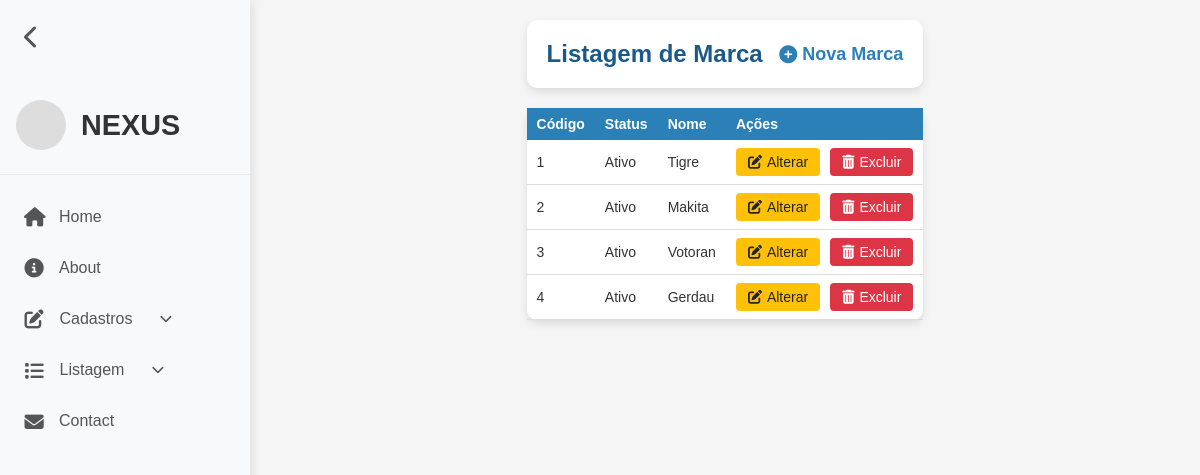
Page /marca-listar.php (signed in) on the earlier database version.
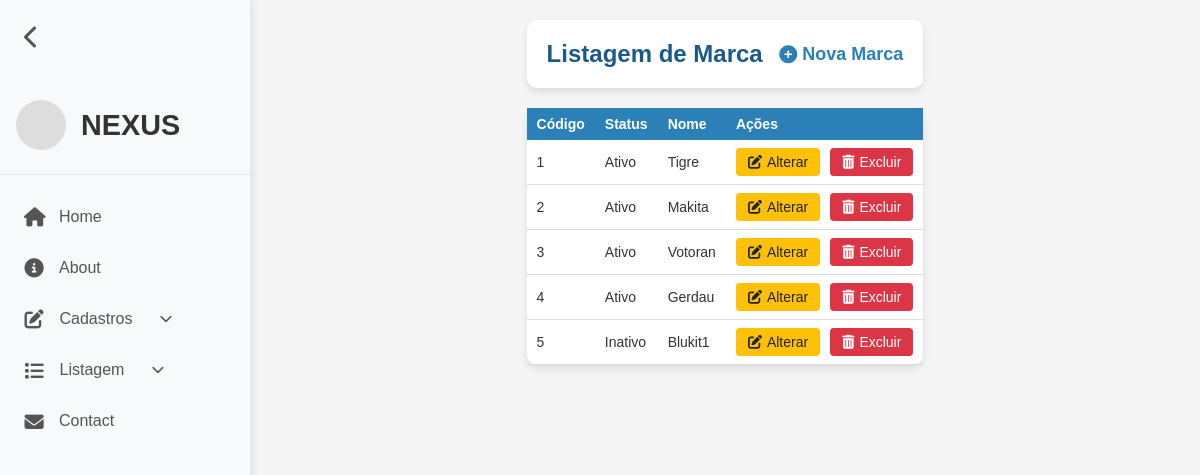
Same page on the later database version.
### tables this page shows
CREATE TABLE `marca` (
  `codigo` int(11) NOT NULL,
  `status` tinyint(1) NOT NULL DEFAULT 1,
  `nome` varchar(45) NOT NULL
);

### marca-listar.php (the view, shortened to what this page needs)
<?php
require_once("conexao.php");
$sql = "SELECT * FROM marca ORDER BY codigo";
$resultado = mysqli_query($conexao, $sql);
?>
<!DOCTYPE html>
<html lang="pt-BR">
<head>
    <link rel="stylesheet" href="assets/css/listar.css">
    <link rel="stylesheet" href="assets/css/reset.css">
    <link rel="stylesheet" href="assets/css/header.css">
    <link rel="stylesheet" href="https://cdnjs.cloudflare.com/ajax/libs/font-awesome/6.4.0/css/all.min.css">
</head>
<body>
    <?php require_once("header.php"); ?>
    <div class="container">
        <div class="card">
            <div class="card-body">
                <h5 class="title">
                    Listagem de Marca
                    <a href="marca-cadastrar.php">
                        <i class="fas fa-solid fa-circle-plus"></i> Nova Marca
                    </a>
                </h5>
            </div>
        </div>
        <table class="table-container">
            <thead>
                <tr>
                    <th scope="col">Código</th>
                    <th scope="col">Status</th>
                    <th scope="col">Nome</th>
                    <th scope="col">Ações</th>
                </tr>
            </thead>
            <tbody>
                <?php while ($linha = mysqli_fetch_array($resultado)) { ?>
                    <tr>
                        <td><?= $linha['codigo'] ?></td>
                        <td><?= ($linha['status'] == 1) ? 'Ativo' : 'Inativo'?></td>
                        <td><?= $linha['nome'] ?></td>
                        <td class="actions">
                            <a href="marca-alterar.php?codigo=<?= $linha['codigo'] ?>" class="btn btn-warning">
                                <i class="fas fa-solid fa-pen-to-square"></i> Alterar</a>
                            <a href="marca-listar.php?codigo=<?= $linha['codigo'] ?>" class="btn btn-danger"
                                onclick="return confirm('Confirma exclusão?')"><i class="fas fa-solid fa-trash-can"></i>Excluir</a>
                        </td>
                    </tr>
                <?php } ?>
            </tbody>
        </table>
    </div>
</body>
</html>

Differences in the rows shown:
added marca: codigo "5", status "Inativo", nome "Blukit1"
